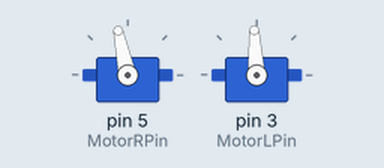
Bench run of a sketch on a simulated Arduino Uno, built with avr-gcc and run on an emulated ATmega328P. On the bench: 2 × servo.

Above: at 3.1 s.
Timing chart, 0 to 4.6 s (numbered marks = the images above):
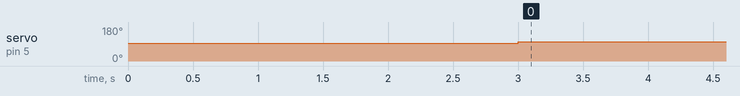

The sketch:

Propellers.ino
```cpp
#include <Servo.h>

#define MotorRPin 5
#define MotorLPin 3

Servo motorR;
Servo motorL;

void setup() {
  motorR.attach(MotorRPin);
  motorL.attach(MotorLPin);

  //motors need a stop command before it can move
  motorR.writeMicroseconds(1500);
  motorL.writeMicroseconds(1500);
  delay(3000);
}

void loop() {
  motorR.writeMicroseconds(1600);

//  motorL.writeMicroseconds(1500);
//  motorR.writeMicroseconds(1600);
//  delay(2000);
//
//  motorL.writeMicroseconds(1400);
//  motorR.writeMicroseconds(1500);
//  delay(2000);
//
//  motorL.writeMicroseconds(1400);
//  motorR.writeMicroseconds(1600);
//  delay(2000);
}
```

Measured:
- by itself, servo on pin 5 (MotorRPin): 93° → 102° at 3.0 s
